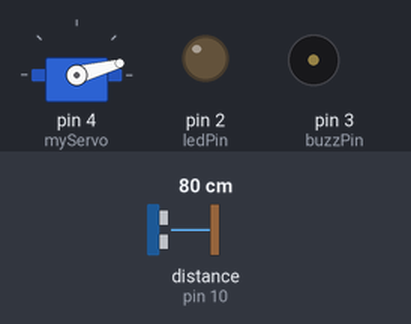
Simulated run of this sketch. Board: Arduino Uno, built with avr-gcc and run on an emulated ATmega328P. Shown: servo, output pins drawn as LEDs (lit = HIGH), buzzer (waves = sounding, pin HIGH). Wiring (inferred from the names in the program): ultrasonic range finder: trigger pin 9; echo pin 10. The inputs (shaded band) are chosen by the test bench; at power-on: distance to the obstacle (sensor on pin 10) 80 cm. The echo pulse lasts 58.3 µs per cm; pins used as bus, display or sensor lines are not drawn; what the sketch prints to the serial monitor is not drawn.

Above: at 0.01 s.
1.3 s: distance to the obstacle (sensor on pin 10) set to 2 cm
At 2.3 s:
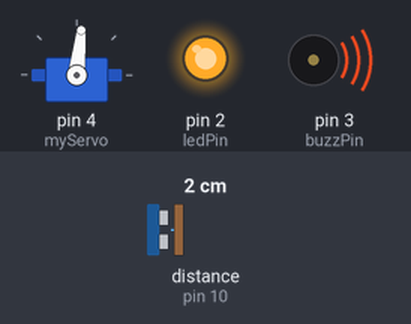
4.3 s: distance to the obstacle (sensor on pin 10) set to 7 cm
7.3 s: distance to the obstacle (sensor on pin 10) set to 10 cm
At 14.28 s:
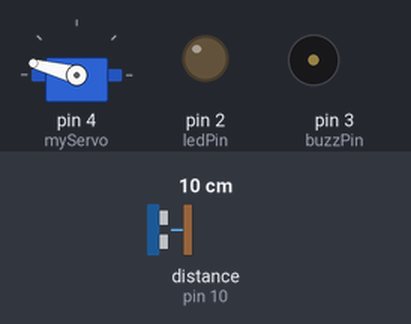
16.3 s: distance to the obstacle (sensor on pin 10) set to 4 cm
At 17.0 s:
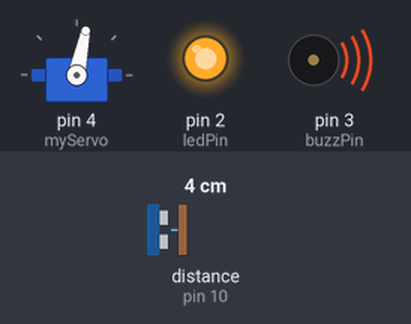
19.3 s: distance to the obstacle (sensor on pin 10) set to 60 cm
At 19.8 s:
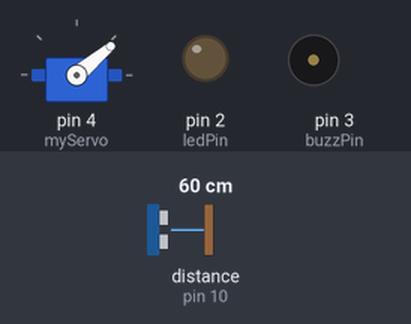
22.3 s: distance to the obstacle (sensor on pin 10) set to 5 cm
At 23.93 s:
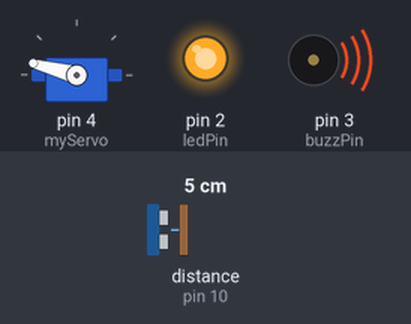
Timing chart, 0 to 26.3 s (numbered marks = the images above; inputs shaded):
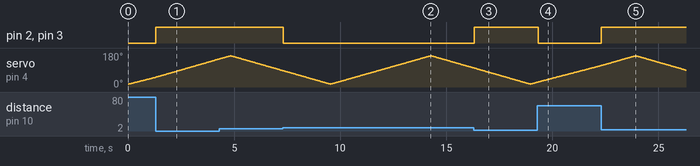

Measured:
- the behaviour switches between 8 and 9 cm on distance to the obstacle (sensor on pin 10) (found by bisection; images 1 and 2)
- after the input at 1.3 s, pin 2 (ledPin), pin 3 (buzzPin): LOW → HIGH at once
- after the input at 7.3 s, pin 2 (ledPin), pin 3 (buzzPin): HIGH → LOW at once
- after the input at 16.3 s, pin 2 (ledPin), pin 3 (buzzPin): LOW → HIGH at once
- after the input at 19.3 s, pin 2 (ledPin), pin 3 (buzzPin): HIGH → LOW at once
- after the input at 22.3 s, pin 2 (ledPin), pin 3 (buzzPin): LOW → HIGH at once

The sketch:

RaderArduino.ino
```cpp
#include <Servo.h>.
// Defines Tirg and Echo pins of the Ultrasonic Sensor
const int ledPin = 2;
const int buzzPin = 3;
const int trigPin = 9;
const int echoPin = 10;
// Variables for the duration and the distance
long duration;
int distance;
Servo myServo; // Creates a servo object for controlling the servo motor

void setup() {
  pinMode(ledPin, OUTPUT);
  pinMode(buzzPin, OUTPUT);
  pinMode(trigPin, OUTPUT); // Sets the trigPin as an Output
  pinMode(echoPin, INPUT); // Sets the echoPin as an Input
  Serial.begin(9600);
  myServo.attach(4); // Defines on which pin is the servo motor attached
}

void loop() {
  // rotates the servo motor from 15 to 165 degrees
  for (int i = 15; i <= 165; i++) {
    myServo.write(i);
    delay(30);
    distance = calculateDistance();// Calls a function for calculating the distance measured by the Ultrasonic sensor for each degree
    alarm();
    Serial.print(i); // Sends the current degree into the Serial Port
    Serial.print(","); // Sends addition character right next to the previous value needed later in the Processing IDE for indexing
    Serial.print(distance); // Sends the distance value into the Serial Port
    Serial.print("."); // Sends addition character right next to the previous value needed later in the Processing IDE for indexing
  }
  // Repeats the previous lines from 165 to 15 degrees
  for (int i = 165; i > 15; i--) {
    myServo.write(i);
    delay(30);
    distance = calculateDistance();
    alarm();
    Serial.print(i);
    Serial.print(",");
    Serial.print(distance);
    Serial.print(".");
  }
}

void alarm() {
  if (distance < 8) {
    digitalWrite(ledPin, 1);
    digitalWrite(buzzPin, 1);
  }
  else {
    digitalWrite(ledPin, 0);
    digitalWrite(buzzPin, 0);
  }
}

// Function for calculating the distance measured by the Ultrasonic sensor
int calculateDistance() {
  digitalWrite(trigPin, LOW);
  delayMicroseconds(2);
  // Sets the trigPin on HIGH state for 10 micro seconds
  digitalWrite(trigPin, HIGH);
  delayMicroseconds(10);
  digitalWrite(trigPin, LOW);
  duration = pulseIn(echoPin, HIGH); // Reads the echoPin, returns the sound wave travel time in microseconds
  distance = duration * 0.034 / 2;
  return distance;
}
```
